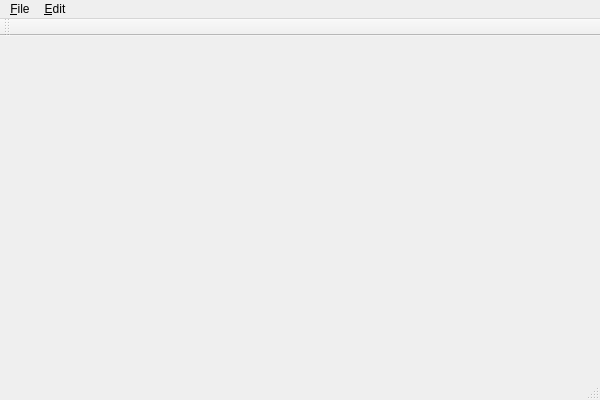
<?xml version="1.0" encoding="UTF-8"?>
<ui version="4.0">
 <class>GodEditorClass</class>
 <widget class="QMainWindow" name="GodEditorClass">
  <property name="geometry">
   <rect>
    <x>0</x>
    <y>0</y>
    <width>600</width>
    <height>400</height>
   </rect>
  </property>
  <property name="windowTitle">
   <string>GodEditor</string>
  </property>
  <widget class="QWidget" name="centralWidget"/>
  <widget class="QMenuBar" name="menuBar">
   <property name="geometry">
    <rect>
     <x>0</x>
     <y>0</y>
     <width>600</width>
     <height>21</height>
    </rect>
   </property>
   <widget class="QMenu" name="menu_File">
    <property name="title">
     <string>&amp;File</string>
    </property>
    <addaction name="action_New"/>
    <addaction name="action_Open"/>
    <addaction name="action_Save"/>
    <addaction name="action_Save_As"/>
    <addaction name="separator"/>
    <addaction name="actionE_xit"/>
   </widget>
   <widget class="QMenu" name="menu_Edit">
    <property name="title">
     <string>&amp;Edit</string>
    </property>
    <addaction name="action_Cut"/>
    <addaction name="action_Copy"/>
    <addaction name="action_Paste"/>
   </widget>
   <addaction name="menu_File"/>
   <addaction name="menu_Edit"/>
  </widget>
  <widget class="QToolBar" name="mainToolBar">
   <attribute name="toolBarArea">
    <enum>TopToolBarArea</enum>
   </attribute>
   <attribute name="toolBarBreak">
    <bool>false</bool>
   </attribute>
  </widget>
  <widget class="QStatusBar" name="statusBar"/>
  <action name="action_New">
   <property name="text">
    <string>&amp;New</string>
   </property>
  </action>
  <action name="action_Open">
   <property name="text">
    <string>&amp;Open</string>
   </property>
  </action>
  <action name="action_Save">
   <property name="text">
    <string>&amp;Save</string>
   </property>
  </action>
  <action name="action_Save_As">
   <property name="text">
    <string>&amp;Save As</string>
   </property>
  </action>
  <action name="actionE_xit">
   <property name="text">
    <string>E&amp;xit</string>
   </property>
  </action>
  <action name="action_Cut">
   <property name="text">
    <string>&amp;Cut</string>
   </property>
  </action>
  <action name="action_Copy">
   <property name="text">
    <string>&amp;Copy</string>
   </property>
  </action>
  <action name="action_Paste">
   <property name="text">
    <string>&amp;Paste</string>
   </property>
  </action>
 </widget>
 <layoutdefault spacing="6" margin="11"/>
 <resources>
  <include location="godeditor.qrc"/>
 </resources>
 <connections/>
</ui>
